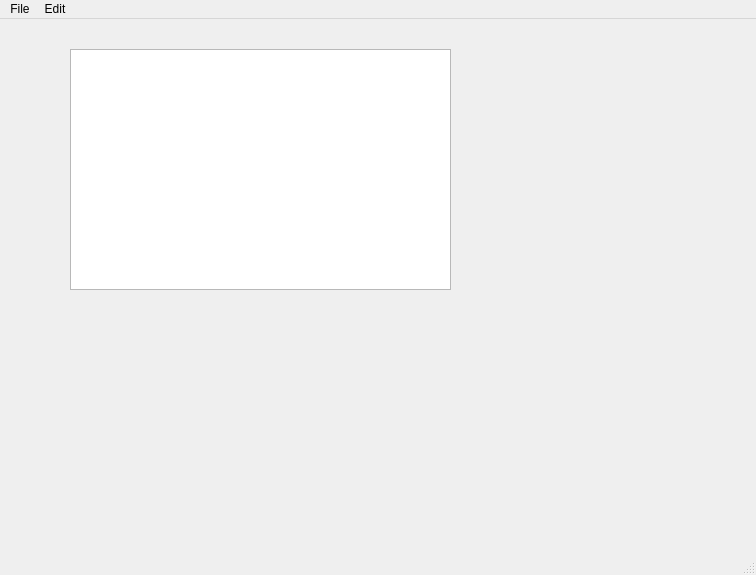
<?xml version="1.0" encoding="UTF-8"?>
<ui version="4.0">
 <class>MainWindow</class>
 <widget class="QMainWindow" name="MainWindow">
  <property name="geometry">
   <rect>
    <x>0</x>
    <y>0</y>
    <width>756</width>
    <height>575</height>
   </rect>
  </property>
  <property name="windowTitle">
   <string>MainWindow</string>
  </property>
  <widget class="QWidget" name="centralwidget">
   <widget class="QTextEdit" name="textEdit">
    <property name="geometry">
     <rect>
      <x>70</x>
      <y>30</y>
      <width>381</width>
      <height>241</height>
     </rect>
    </property>
   </widget>
  </widget>
  <widget class="QMenuBar" name="menubar">
   <property name="geometry">
    <rect>
     <x>0</x>
     <y>0</y>
     <width>756</width>
     <height>21</height>
    </rect>
   </property>
   <widget class="QMenu" name="menuFile">
    <property name="title">
     <string>File</string>
    </property>
    <addaction name="actionNew"/>
    <addaction name="actionOpen"/>
    <addaction name="actionSave_As"/>
    <addaction name="actionSave"/>
    <addaction name="actionExit"/>
   </widget>
   <widget class="QMenu" name="menuEdit">
    <property name="title">
     <string>Edit</string>
    </property>
    <addaction name="actionCopy"/>
    <addaction name="actionPaste"/>
    <addaction name="actionCut"/>
    <addaction name="actionUndo"/>
    <addaction name="actionRedo"/>
   </widget>
   <addaction name="menuFile"/>
   <addaction name="menuEdit"/>
  </widget>
  <widget class="QStatusBar" name="statusbar"/>
  <action name="actionNew">
   <property name="text">
    <string>New</string>
   </property>
  </action>
  <action name="actionOpen">
   <property name="text">
    <string>Open</string>
   </property>
  </action>
  <action name="actionSave_As">
   <property name="text">
    <string>Save As</string>
   </property>
  </action>
  <action name="actionExit">
   <property name="text">
    <string>Exit</string>
   </property>
  </action>
  <action name="actionCopy">
   <property name="text">
    <string>Copy</string>
   </property>
  </action>
  <action name="actionPaste">
   <property name="text">
    <string>Paste</string>
   </property>
  </action>
  <action name="actionCut">
   <property name="text">
    <string>Cut</string>
   </property>
  </action>
  <action name="actionUndo">
   <property name="text">
    <string>Undo</string>
   </property>
  </action>
  <action name="actionRedo">
   <property name="text">
    <string>Redo</string>
   </property>
  </action>
  <action name="actionSave">
   <property name="text">
    <string>Save</string>
   </property>
  </action>
 </widget>
 <resources/>
 <connections/>
</ui>
